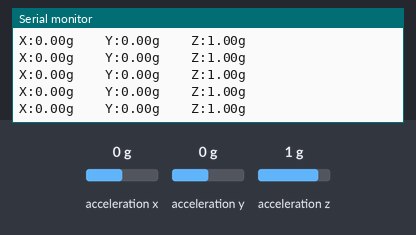
The sketch below on a simulated Arduino Uno, built with avr-gcc and run on an emulated ATmega328P. On the bench: the last lines printed to the serial monitor. The inputs (shaded band) are chosen by the test bench; at power-on: acceleration x 0 g, acceleration y 0 g, acceleration z 1 g.

Above: at 1.2 s.
1.3 s: acceleration x set to -1.4 g
At 1.43 s:
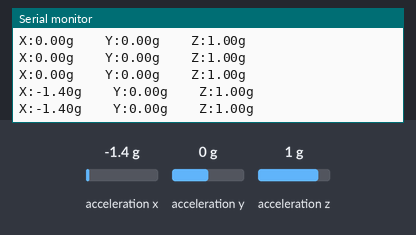
2.8 s: acceleration x set to 0 g
At 2.85 s:
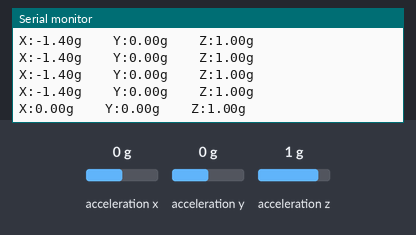
5.8 s: acceleration y set to -1.4 g
At 5.89 s:
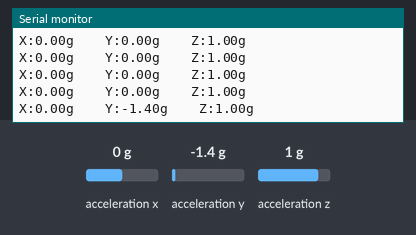
7.3 s: acceleration z set to -1.4 g
At 7.31 s:
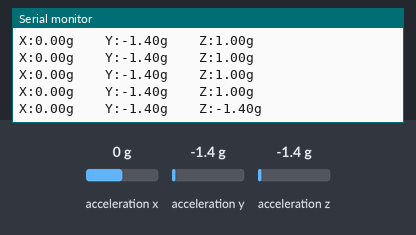
8.8 s: acceleration y set to 0 g
At 8.84 s:
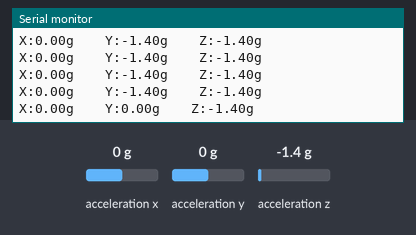

Measured:
- after the input at 1.3 s, the serial monitor: prints a new line at once (image 1)
- after the input at 5.8 s, the serial monitor: prints a new line after 0.09 s (image 3)
- after the input at 7.3 s, the serial monitor: prints a new line at once (image 4)
- after the input at 8.8 s, the serial monitor: prints a new line at once (image 5)

The sketch:

Project_37.1.ino
```cpp
#include <Wire.h>
#include <I2Cdev.h>
#include <ADXL345.h>  //ADXL345的库

float X = 0;
float Y = 0;
float Z = 0;
ADXL345 accel;

void setup()
{
  Serial.begin(9600);
  Wire.begin();
  accel.initialize(); //初始化
}

void loop()
{
  //读取加速度值
  X = accel.getAccelerationX();
  Y = accel.getAccelerationY();
  Z = accel.getAccelerationZ();
  //打印加速度值
  Serial.print("X:");
  Serial.print(X);
  Serial.print("g    Y:");
  Serial.print(Y);
  Serial.print("g    Z:");
  Serial.print(Z);
  Serial.println("g");
  delay(100);
}
```
